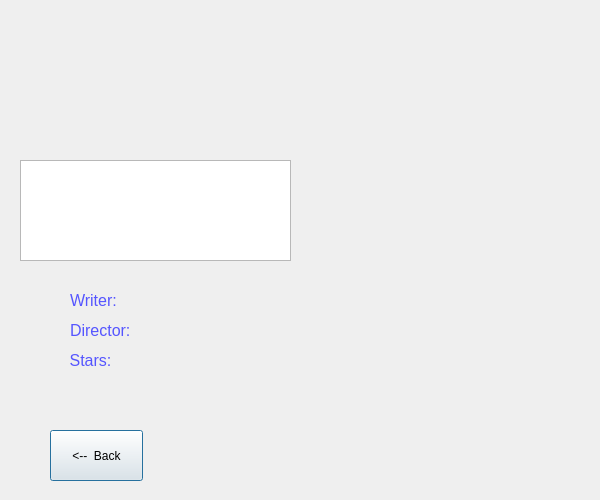
<?xml version="1.0" encoding="UTF-8"?>
<ui version="4.0">
 <class>movie14</class>
 <widget class="QDialog" name="movie14">
  <property name="geometry">
   <rect>
    <x>0</x>
    <y>0</y>
    <width>600</width>
    <height>500</height>
   </rect>
  </property>
  <property name="windowTitle">
   <string>Dialog</string>
  </property>
  <widget class="QLabel" name="Writer">
   <property name="geometry">
    <rect>
     <x>140</x>
     <y>290</y>
     <width>171</width>
     <height>20</height>
    </rect>
   </property>
   <property name="text">
    <string/>
   </property>
  </widget>
  <widget class="QLabel" name="MovieName">
   <property name="geometry">
    <rect>
     <x>40</x>
     <y>20</y>
     <width>531</width>
     <height>51</height>
    </rect>
   </property>
   <property name="font">
    <font>
     <pointsize>18</pointsize>
    </font>
   </property>
   <property name="text">
    <string>&lt;html&gt;&lt;head/&gt;&lt;body&gt;&lt;p&gt;&lt;br/&gt;&lt;/p&gt;&lt;/body&gt;&lt;/html&gt;</string>
   </property>
   <property name="alignment">
    <set>Qt::AlignCenter</set>
   </property>
  </widget>
  <widget class="QLabel" name="pictureLabel">
   <property name="geometry">
    <rect>
     <x>320</x>
     <y>90</y>
     <width>261</width>
     <height>401</height>
    </rect>
   </property>
   <property name="text">
    <string/>
   </property>
  </widget>
  <widget class="QLabel" name="label_2">
   <property name="geometry">
    <rect>
     <x>70</x>
     <y>280</y>
     <width>101</width>
     <height>41</height>
    </rect>
   </property>
   <property name="text">
    <string>&lt;html&gt;&lt;head/&gt;&lt;body&gt;&lt;p&gt;&lt;span style=&quot; font-size:12pt; color:#5555ff;&quot;&gt;Writer:&lt;/span&gt;&lt;/p&gt;&lt;/body&gt;&lt;/html&gt;</string>
   </property>
  </widget>
  <widget class="QLabel" name="label_3">
   <property name="geometry">
    <rect>
     <x>70</x>
     <y>310</y>
     <width>101</width>
     <height>41</height>
    </rect>
   </property>
   <property name="text">
    <string>&lt;html&gt;&lt;head/&gt;&lt;body&gt;&lt;p&gt;&lt;span style=&quot; font-size:12pt; color:#5555ff;&quot;&gt;Director:&lt;/span&gt;&lt;/p&gt;&lt;/body&gt;&lt;/html&gt;</string>
   </property>
  </widget>
  <widget class="QLabel" name="stars">
   <property name="geometry">
    <rect>
     <x>140</x>
     <y>350</y>
     <width>161</width>
     <height>16</height>
    </rect>
   </property>
   <property name="text">
    <string/>
   </property>
  </widget>
  <widget class="QLabel" name="label_4">
   <property name="geometry">
    <rect>
     <x>40</x>
     <y>340</y>
     <width>101</width>
     <height>41</height>
    </rect>
   </property>
   <property name="text">
    <string>&lt;html&gt;&lt;head/&gt;&lt;body&gt;&lt;p&gt;&lt;span style=&quot; font-size:12pt; color:#5555ff;&quot;&gt;Stars:&lt;/span&gt;&lt;/p&gt;&lt;/body&gt;&lt;/html&gt;</string>
   </property>
   <property name="alignment">
    <set>Qt::AlignCenter</set>
   </property>
  </widget>
  <widget class="QLabel" name="Director">
   <property name="geometry">
    <rect>
     <x>140</x>
     <y>320</y>
     <width>151</width>
     <height>16</height>
    </rect>
   </property>
   <property name="text">
    <string/>
   </property>
  </widget>
  <widget class="QPushButton" name="pushButton_2">
   <property name="geometry">
    <rect>
     <x>50</x>
     <y>430</y>
     <width>93</width>
     <height>51</height>
    </rect>
   </property>
   <property name="text">
    <string>&lt;--  Back</string>
   </property>
  </widget>
  <widget class="QLabel" name="Category">
   <property name="geometry">
    <rect>
     <x>60</x>
     <y>120</y>
     <width>181</width>
     <height>31</height>
    </rect>
   </property>
   <property name="text">
    <string/>
   </property>
  </widget>
  <widget class="QTextEdit" name="textEdit">
   <property name="geometry">
    <rect>
     <x>20</x>
     <y>160</y>
     <width>271</width>
     <height>101</height>
    </rect>
   </property>
   <property name="readOnly">
    <bool>true</bool>
   </property>
   <property name="html">
    <string>&lt;!DOCTYPE HTML PUBLIC &quot;-//W3C//DTD HTML 4.0//EN&quot; &quot;http://www.w3.org/TR/REC-html40/strict.dtd&quot;&gt;
&lt;html&gt;&lt;head&gt;&lt;meta name=&quot;qrichtext&quot; content=&quot;1&quot; /&gt;&lt;style type=&quot;text/css&quot;&gt;
p, li { white-space: pre-wrap; }
&lt;/style&gt;&lt;/head&gt;&lt;body style=&quot; font-family:'Ubuntu'; font-size:11pt; font-weight:400; font-style:normal;&quot;&gt;
&lt;p style=&quot;-qt-paragraph-type:empty; margin-top:0px; margin-bottom:0px; margin-left:0px; margin-right:0px; -qt-block-indent:0; text-indent:0px;&quot;&gt;&lt;br /&gt;&lt;/p&gt;&lt;/body&gt;&lt;/html&gt;</string>
   </property>
  </widget>
 </widget>
 <resources/>
 <connections/>
</ui>
